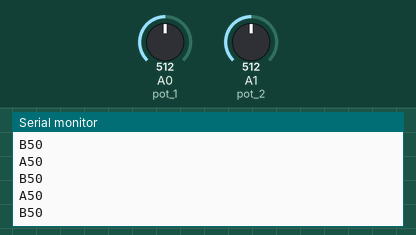
This sketch was run on a simulated Arduino Uno, built with avr-gcc and run on an emulated ATmega328P. Parts: the last lines printed to the serial monitor. Inputs (shaded band) come from the test bench; at power-on: A0 (pot_1) = 512, A1 (pot_2) = 512.

Above: at 1.2 s.
1.3 s: A0 (pot_1) set to 716
At 1.34 s:
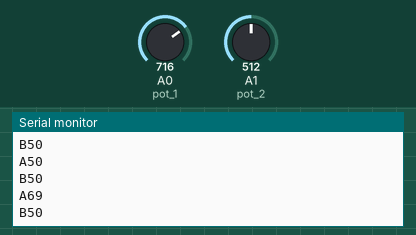
2.8 s: A1 (pot_2) set to 716
At 2.86 s:
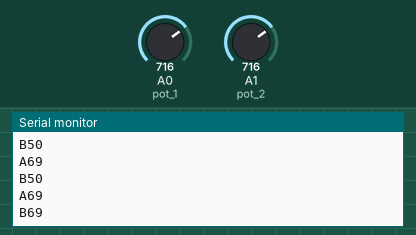
4.3 s: A0 (pot_1) set to 900
At 4.33 s:
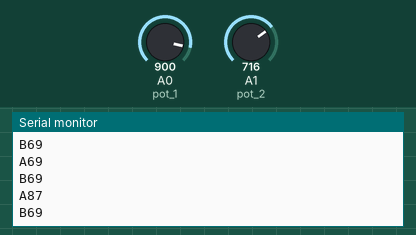
5.8 s: A1 (pot_2) set to 900
At 5.85 s:
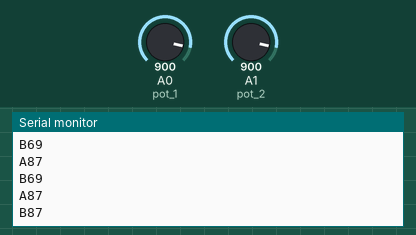
Timing chart, 0 to 8.3 s (numbered marks = the images above; inputs shaded):
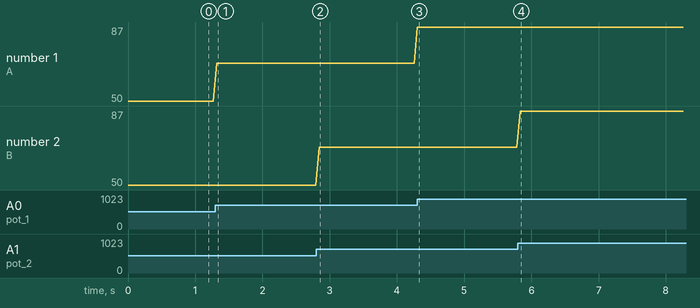

The sketch:

pot_3.ino
```cpp
    int pot_1 = A0;
    int pot_2 = A1;
    int output_1;
    int output_2;

    void setup()
    {
      Serial.begin(9600);
    }
    void loop()
    {
      output_1 = analogRead(pot_1);
      output_2 = analogRead(pot_2);
      int new_output_1 = map(output_1, 0, 1023, 0, 100);
      int new_output_2 = map(output_2, 0, 1023, 0, 100);
      Serial.println("A" + String(new_output_1));
      Serial.println("B" + String(new_output_2));
      delay(50);
    }
```

Measured:
- after the input at 1.3 s, the serial monitor: prints a new line at once (image 1)
- after the input at 2.8 s, the serial monitor: prints a new line at once (image 2)
- after the input at 4.3 s, the serial monitor: prints a new line at once (image 3)
- after the input at 5.8 s, the serial monitor: prints a new line at once (image 4)
- plotted number 1: 50 → 69 after the input at 1.3 s, 69 → 87 after the input at 4.3 s
